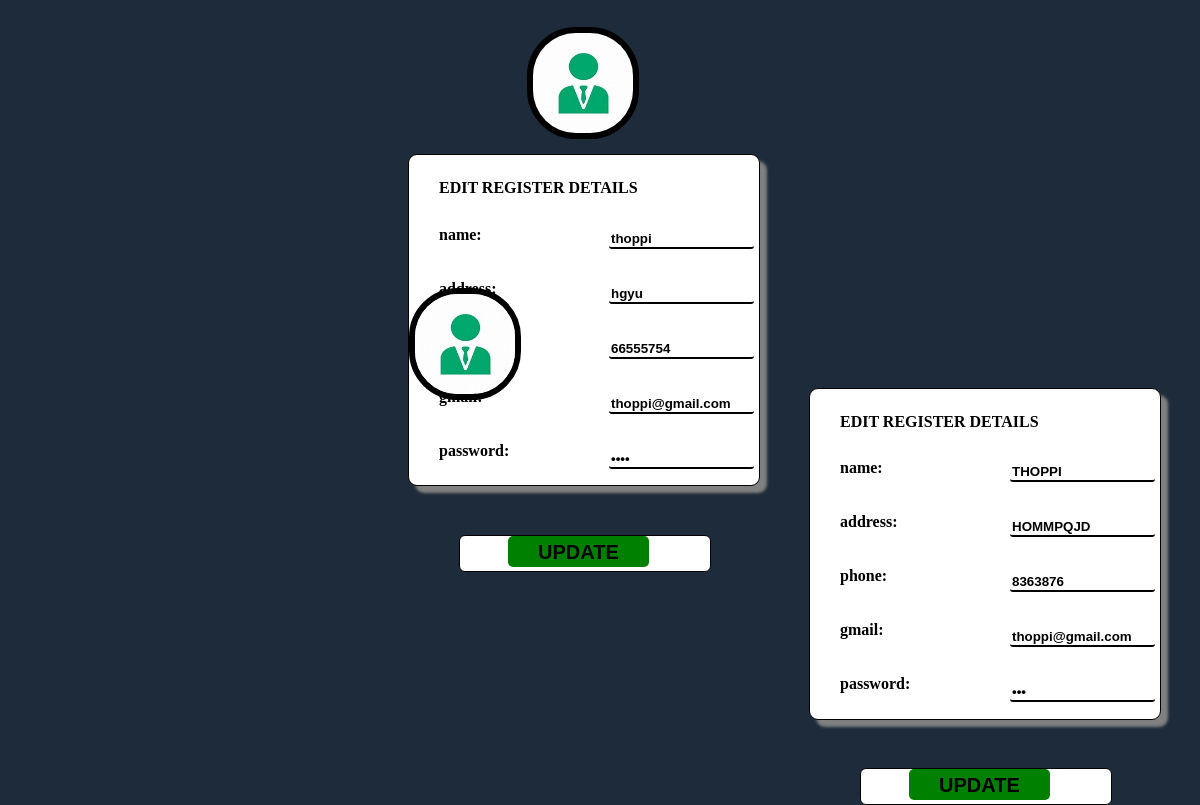
The page /customer/editregister.php?nam=thoppi on the database its author committed.
### tables this page shows
CREATE TABLE IF NOT EXISTS `register` (
  `name` varchar(20) NOT NULL,
  `address` varchar(30) NOT NULL,
  `phone` int NOT NULL,
  `gmail` varchar(25) NOT NULL,
  `password` varchar(10) NOT NULL,
  `img` varchar(300) NOT NULL
);

### customer/editregister.php (the view, shortened to what this page needs)
<?php
include('/wamp64/www/mobshop/admin/connection.php');
$nam = $_GET['nam'];
 $dis="SELECT * FROM `register` WHERE `name` = '$nam'";
$result=mysqli_query($conn,$dis);
   echo" <body  bgcolor=#1d2b3a>
   <div class = bg>
   <table class = imgtable>";
      while($row=mysqli_fetch_assoc($result))
      {
        $image = $row['img'];
        echo"<b>
       <tr><td><img class=images src='custimg/".$image."'/></td></tr>
       </table>
       <div class = box>
            <div class = questain><br><br><br>
            <h1>EDIT REGISTER DETAILS</h1><br>
              <b><label>name:</label></b><br><br><br>
              <b><label>address:</label></b><br><br><br>
              <b><label>phone:</label></b><br><br><br>
               <b><label>gmail:</label></b><br><br><br>
               <b><label>password:</label></b>
             </div>
             <form   method = POST>
              <div class=answer> <label class = right ><input type=text name=name value=".$row['name']."></label><br><br><br>
              <label class = right ><input type = text name=address value=".$row['address']."></label> <br><br>    <br>
              <label class = right ><input type = number name=phone value=".$row['phone']."></label>  <br><br><br>
              <label class = right ><input type = gmail name=gmail value =".$row['gmail']."></label><br><br><br>
              <label class = right ><input type = password name=password value =".$row['password']."></label><br><br><br>
              </div>
              ";
             echo "<div class=operations>
            <span class=btn> <button  class=backword type =submit name =update>UPDATE</button></span>
            </form>
             </div>";
      }
    echo "</table>
    </div>
    <style>
    input{
    outline:none;
    border-left:none;
    border-right:none;
    border-top:none;
    border-radius:3px;
    border-bottom: 2px solid;
    border-color:black;
    font-weight:bold;
        width:145px;
    }
     .operations{margin-top:130px;
    margin-left:50px;
background:white;
border: 1px solid;
border-radius:6px;
padding-top:5px;
padding-bottom:5px;
width:250px;
height:25px;
}
.backword{
    font-size:20px;
    font-weight:bolder;
    border:none;
    margin-left:48px;
    padding-right:30px;
    padding-left:30px;
    padding-bottom:3px;
    padding-top:5px;
border-color:3px;
border-radius:5px;
margin-top:-5px;
margin-right:15px;
background:green;
}
    h1{
      font-size:medium;
      margin-top:-30px;
    }
.box{
    margin-top:-200px;
    border:1px solid;
    background:white;
    border-radius:9px;
    outline:none;
    width:350px;
    height:330px;
    margin-left:400px;
    box-shadow: 7px 7px 3px gray;
}
.box .questain{
    margin-left:30px;
    margin-bottom:-100px;
}
.box .answer{
    margin-left:200px;
    margin-bottom:-100px;
    margin-top:-230px;
}
    .imgtable{
        margin-left: 516px;
        border-radius: 30px;
        margin-top:300px;
        margin-bottom:-200px;
    }
    .details{
        border:2px solid;
        background:white;
        border-radius:6px;
        width:380px;
    }
    .images{
         width:100px;
         margin-top:-300px;
        border:6px solid;
        border-radius: 49px;
        border-color:black;
    }
    *{
        text-decoration:none;
    }
    a{
        color:black;
    }
    tr{
        height: 50px;
        border-top:none;
        border-bottom:none;
        shadow-box:none;
    }
    table{
        margin-left: 520px;
        margin-top:-60px;
    text-align:center;
    }
    .operation{
margin-top:100px;
    margin-left:455px;
background:white;
border: 1px solid;
border-radius:6px;
padding-top:5px;
padding-bottom:7px;
width:250px;
height:25px;
    }
.back{
    font-size:20px;
    font-weight:bolder;
    border:none;
    margin-left:48px;
    padding-right:30px;
    padding-left:30px;
    padding-bottom:10px;
    padding-top:5px;
border-color:3px;
border-radius:5px;
margin-top:-5px;
margin-right:15px;
background:blue;
}
.btn1{
margin-left:10px;
}
    </style>";
?>

### customer/editregister.php (style rules this page uses)
input { outline:none; border-left:none; border-right:none; border-top:none; border-radius:3px; border-bottom: 2px solid; border-color:black; font-weight:bold; width:145px; }
.operations { margin-top:130px; margin-left:50px; background:white; border: 1px solid; border-radius:6px; padding-top:5px; padding-bottom:5px; width:250px; height:25px; }
.backword { font-size:20px; font-weight:bolder; border:none; margin-left:48px; padding-right:30px; padding-left:30px; padding-bottom:3px; padding-top:5px; border-color:3px; border-radius:5px; margin-top:-5px; margin-right:15px; background:green; }
h1 { font-size:medium; margin-top:-30px; }
.box { margin-top:-200px; border:1px solid; background:white; border-radius:9px; outline:none; width:350px; height:330px; margin-left:400px; box-shadow: 7px 7px 3px gray; }
.box .questain { margin-left:30px; margin-bottom:-100px; }
.box .answer { margin-left:200px; margin-bottom:-100px; margin-top:-230px; }
.imgtable { margin-left: 516px; border-radius: 30px; margin-top:300px; margin-bottom:-200px; }
.images { width:100px; margin-top:-300px; border:6px solid; border-radius: 49px; border-color:black; }
* { text-decoration:none; }
tr { height: 50px; border-top:none; border-bottom:none; shadow-box:none; }
table { margin-left: 520px; margin-top:-60px; text-align:center; }

### rows shown on the page
register: img (picture), name "thoppi", address "hgyu", phone "66555754", gmail "thoppi@gmail.com"
register: img (picture), name "THOPPI", address "HOMMPQJD", phone "8363876", gmail "thoppi@gmail.com"
